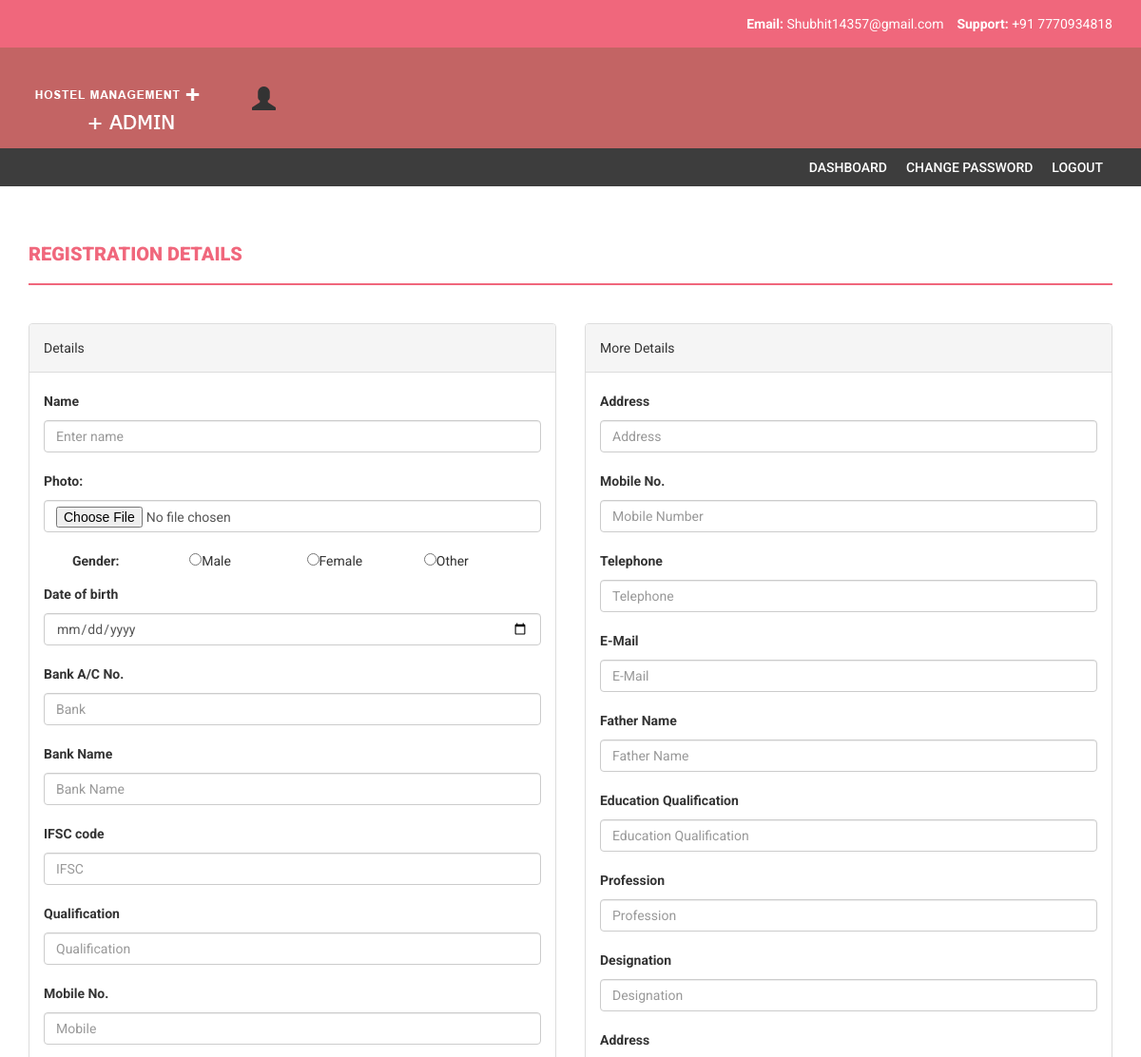
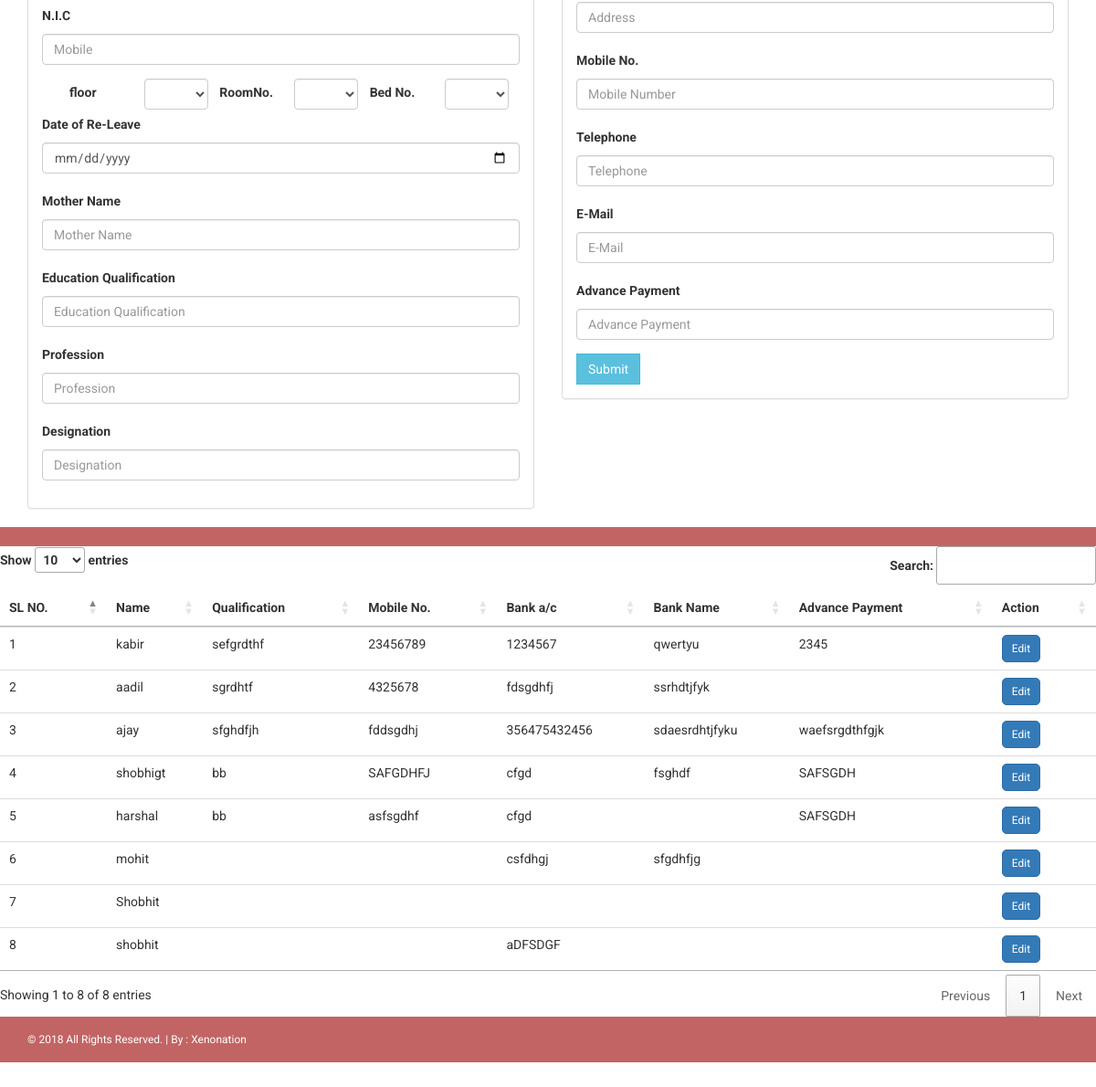
The page /admin/registration.php on the database its author committed (2 pictures, top to bottom).
### tables this page shows
CREATE TABLE `tbl_registration` (
  `id` int(11) NOT NULL,
  `name` varchar(30) NOT NULL,
  `gender` varchar(30) NOT NULL,
  `dob` varchar(30) NOT NULL,
  `bank_ac` varchar(30) NOT NULL,
  `bank_name` varchar(50) NOT NULL,
  `ifsc_code` varchar(50) NOT NULL,
  `qualification` varchar(50) NOT NULL,
  `mobile_no` varchar(20) NOT NULL,
  `nic` varchar(30) NOT NULL,
  `floor` varchar(30) NOT NULL,
  `room_no` varchar(30) NOT NULL,
  `bed_no` varchar(30) NOT NULL,
  `relieve_date` varchar(30) NOT NULL,
  `mother_name` varchar(30) NOT NULL,
  `mother_education` varchar(30) NOT NULL,
  `mother_profession` varchar(30) NOT NULL,
  `mother_address` varchar(30) NOT NULL,
  `mother_telephone` varchar(30) NOT NULL,
  `mother_phone_no` varchar(13) NOT NULL,
  `mother_email` varchar(30) NOT NULL,
  `mother_designation` varchar(30) NOT NULL,
  `father_name` varchar(30) NOT NULL,
  `father_education` varchar(30) NOT NULL,
  `father_profession` varchar(30) NOT NULL,
  `father_address` varchar(30) NOT NULL,
  `father_telephone` varchar(18) NOT NULL,
  `father_phone` varchar(13) NOT NULL,
  `father_email` varchar(30) NOT NULL,
  `father_designation` varchar(30) NOT NULL,
  `advance_payment` varchar(20) NOT NULL,
  `image_url` varchar(50) NOT NULL
);

### admin/registration.php (the view, shortened to what this page needs)
<!DOCTYPE html>
<html xmlns="http://www.w3.org/1999/xhtml">
<head>
    <link href="assets/css/bootstrap.css" rel="stylesheet" />
    <link href="assets/css/font-awesome.css" rel="stylesheet" />
    <link href="assets/css/style.css" rel="stylesheet" />
    <link href="https://cdn.datatables.net/1.10.19/css/jquery.dataTables.min.css" rel="stylesheet" />
</head>
<body>
    <header>
        <div class="container">
            <div class="row">
                <div class="col-md-12">
                    <strong>Email:
                    </strong>Shubhit14357@gmail.com
                        &nbsp;&nbsp;
                 <strong>Support: </strong>+91 7770934818
                </div>
            </div>
        </div>
    </header>
     <div class="navbar navbar-inverse set-radius-zero">
        <div class="container">
            <div class="navbar-header">
                <a class="navbar-brand" href="index.php">
                    <img src="assets/img/logo.png" />
                </a>
            </div>
            <div class="left-div">
                <div class="user-settings-wrapper">
                    <ul class="nav">
                        <li class="dropdown">
                              <span class="glyphicon glyphicon-user" style="font-size: 25px;"></span>
                        </li>
                    </ul>
                </div>
            </div>
        </div>
    </div>
    <section class="menu-section">
        <div class="container">
            <div class="row">
                <div class="col-md-12">
                    <div class="navbar-collapse collapse ">
                        <ul id="menu-top" class="nav navbar-nav navbar-right">
                            <li><a href="index.php">Dashboard</a></li>
                          <li><a href="change_password.php">Change Password</a></li>
                            <li><a href="blank.php">LogOut</a></li>
                        </ul>
                    </div>
                </div>
            </div>
        </div>
    </section>
    <div class="content-wrapper">
        <div class="container">
              <div class="row">
                    <div class="col-md-12">
                        <h1 class="page-head-line">Registration Details</h1>
                    </div>
                                                    </div>
 <div class="row">
      <div class="col-md-6">
          <div class="panel panel-default">
          <div class="panel-heading">
              Details
          </div>
          <div class="panel-body">
              <form action="registration_submit.php" method="POST" enctype="multipart/form-data">
           <div class="form-group">
                  <label >Name</label>
                <input type="text" name="user_name" id="user_name" class="form-control" placeholder="Enter name" />
              </div>
                   <div class="form-group">
                    <label >Photo:</label>
                    <input type="file" class="form-control" id="fileToUpload" name="fileToUpload" >
                  </div>
                <div class="col-xs-12" >
                    <div class="form-group">
                      <div class="col-xs-3" > <label >Gender:</label></div>
                      <div class="col-xs-3" ><input type="radio" name="gender" value="male">Male</div>
                      <div class="col-xs-3"> <input type="radio" name="gender" value="female">Female</div>
                   <div class="col-xs-3"> <input type="radio" name="gender" value="other">Other</div>
                    </div>
                </div>
              <div class="form-group">
                  <label >Date of birth</label>
                  <input type="Date" class="form-control" name="dob" id="dob" placeholder="Date Of Birth" />
              </div>
                <div class="form-group">
                  <label >Bank A/C No.</label>
                  <input type="text" class="form-control" name="user_ac" id="user_ac" placeholder="Bank" />
                </div>
                <div class="form-group">
                  <label >Bank Name</label>
                  <input type="text" class="form-control" id="user_bankname" name="user_bankname" placeholder="Bank Name" />
                </div>
                <div class="form-group">
                  <label >IFSC code</label>
                  <input type="text" class="form-control" name="user_ifsc" name="user_ifsc" placeholder="IFSC" />
                </div>
                <div class="form-group">
                  <label >Qualification</label>
                  <input type="text" class="form-control" id="user_qualification" name="user_qualification" placeholder="Qualification" />
                </div>
                <div class="form-group">
                  <label >Mobile No.</label>
                  <input type="text" class="form-control" id="user_mobile" name="user_mobile" placeholder="Mobile" />
                </div>
                <div class="form-group">
                  <label >N.I.C</label>
                  <input type="text" class="form-control" id="user_nic" name="user_nic" placeholder="Mobile" />
                </div>
               <div class="col-xs-12">
                    <div class="col-xs-2"><label>floor</label></div>
                     <div class="col-xs-2"><select name="user_floor" class="form-control" style="width: 70px">
     </select></div>
                    <div class="col-xs-2"><label>RoomNo.</label></div>
                     <div class="col-xs-2"><select name="room_no" class="form-control" style="width: 70px">
                                 <?php
                  include '../configfile.php';
                            $type=mysqli_query($link,"SELECT * FROM tbl_room_details WHERE status='pending' ");
                            while ($row=mysqli_fetch_assoc($type))
                            {?>
                                                  <option id="<?php echo $row["hallroom_no"];?>" value="<?php echo $row["hallroom_no"];?>"><?php echo $row["hallroom_no"];?></option>
                                           <?php
                            }?>                          </select></div>
                    <div class="col-xs-2"><label>Bed No.</label></div>
                        <div class="col-xs-2"><select name="bed_no" class="form-control" style="width: 70px">
                                 <?php
                  include '../configfile.php';
                            $type=mysqli_query($link,"SELECT * FROM tbl_room_details WHERE status='pending' ");
                            while ($row=mysqli_fetch_assoc($type))
                            {?>
                                                  <option id="<?php echo $row["bed_no"];?>" value="<?php echo $row["bed_no"];?>"><?php echo $row["bed_no"];?></option>
                                           <?php
                            }?>                                                </select></div>
                  </div>
                  <div class="form-group">
    <label >Date of Re-Leave</label>
    <input type="Date" class="form-control" id="releavedate" name="releavedate" placeholder="Re-Leave date" />
  </div>
  <div class="form-group">
    <label >Mother Name</label>
    <input type="text" class="form-control" id="m_name" name="m_name" placeholder="Mother Name" />
  </div>
  <div class="form-group">
    <label >Education Qualification</label>
    <input type="text" class="form-control" id="m_qualification" name="m_qualification" placeholder="Education Qualification" />
  </div>
  <div class="form-group">
    <label >Profession</label>
    <input type="text" class="form-control" id="m_profession" name="m_profession" placeholder="Profession" />
  </div>
  <div class="form-group">
    <label >Designation</label>
    <input type="text" class="form-control" id="m_designation" name="m_designation" placeholder="Designation" />
  </div>
                                </div>
                            </div>
                          </div>
                    <div class="col-md-6">
                     <div class="panel panel-default">
                        <div class="panel-heading">
                       More Details
                        </div>
                        <div class="panel-body">
<div class="form-group">
    <label >Address</label>
    <input type="text" class="form-control" id="m_address" name="m_address" placeholder="Address" />
  </div>
  <div class="form-group">
    <label >Mobile No.</label>
    <input type="text" class="form-control" id="m_mobile" name="m_mobile" placeholder="Mobile Number" />
  </div>
  <div class="form-group">
    <label >Telephone</label>
    <input type="text" class="form-control" id="m_phone" name="m_phone" placeholder="Telephone" />
  </div>
 <div class="form-group">
    <label >E-Mail</label>
    <input type="text" class="form-control" id="m_email" name="m_email" placeholder="E-Mail" />
  </div>
  <div class="form-group">
    <label >Father Name</label>
    <input type="text" class="form-control" id="f_name" name="f_name" placeholder="Father Name" />
  </div>
  <div class="form-group">
    <label >Education Qualification</label>
    <input type="text" class="form-control" id="f_qualification" name="f_qualification" placeholder="Education Qualification" />
  </div>
  <div class="form-group">
    <label >Profession</label>
    <input type="text" class="form-control" id="f_profession" name="f_profession" placeholder="Profession" />
  </div>
  <div class="form-group">
    <label >Designation</label>
    <input type="text" class="form-control" id="f_designation" name="f_designation" placeholder="Designation" />
  </div>
<div class="form-group">
    <label >Address</label>
    <input type="text" class="form-control" id="f_address" name="f_address" placeholder="Address" />
  </div>
  <div class="form-group">
    <label >Mobile No.</label>
    <input type="text" class="form-control" id="f_mobile" name="f_mobile" placeholder="Mobile Number" />
  </div>
  <div class="form-group">
    <label >Telephone</label>
    <input type="text" class="form-control" id="f_phone" name="f_phone" placeholder="Telephone" />
  </div>
 <div class="form-group">
    <label >E-Mail</label>
    <input type="text" class="form-control" id="f_email" name="f_email" placeholder="E-Mail" />
  </div>
 <div class="form-group">
    <label >Advance Payment</label>
    <input type="text" class="form-control" id="advance_payment" name="advance_payment" placeholder="Advance Payment" />
  </div>
 <input type="submit" class="btn btn-info" value="Submit">
</div>
                        </div>
                                </div>             </div>
                    </div>
    <footer>
        <div class="container">
            <div class="row">
                <div class="col-md-12">
                </div>
            </div>
        </div>
    </footer>
                <div class="table-responsive ">
                <table class="table" class="table" id="example" class="display">
                <thead>
                    <tr>
                        <th>SL NO.</th>
                        <th>Name</th>
                        <th>Qualification</th>
                        <th>Mobile No.</th>
                        <th>Bank a/c</th>
                        <th>Bank Name</th>
                        <th>Advance Payment</th>
                        <th>Action</th>
                    </tr>
                </thead>
                <tbody>
                  <?php
                  include '../configfile.php';
                            $type=mysqli_query($link,"SELECT * FROM tbl_registration order by id desc");
                            $flag = 0;
                            while ($row=mysqli_fetch_assoc($type))
                            {?>
                   <tr>
                            <td><?php echo ++$flag; ?></td>
                            <td><?php echo $row["name"];?></td>
                            <td><?php echo $row["qualification"];?></td>
                            <td><?php echo $row["mobile_no"];?></td>
                            <td><?php echo $row["bank_ac"];?></td>
                            <td><?php echo $row["bank_name"];?></td>
                            <td><?php echo $row["advance_payment"];?></td>
                            <td>
                          <button type="button" class="btn btn-primary btn-sm" style="border-radius: 5px">Edit</button>                        </td>
                    </tr>
                           <?php
                            }?>
                </tbody>
                </table>
                </div>
    <footer>
        <div class="container">
            <div class="row">
                <div class="col-md-12">
                    &copy; 2018 All Rights Reserved. | By : <a href="http://www.xenonation.com/" target="_blank">Xenonation</a>
                </div>
            </div>
        </div>
    </footer>
</body>
</html>

### admin/assets/css/style.css (style rules this page uses)
body { font-family: 'Roboto', sans-serif; line-height: 30px; }
.set-radius-zero { border-radius: 0px; -moz-border-radius: 0px; -webkit-border-radius: 0px; }
.content-wrapper { margin-top: 40px; min-height: 600px; padding-bottom: 60px; }
.page-head-line { font-weight: 900; padding-bottom: 20px; border-bottom: 2px solid #F0677C; text-transform: uppercase; color: #F0677C; font-size: 20px; margin-bottom: 40px; }
.btn { border-radius: 0px; -webkit-border-radius: 0px; -moz-border-radius: 0px; }
header { background-color: #F0677C; color: #fff; padding: 10px; text-align: right; }
.left-div { padding-left: 30px; margin-top: 40px; margin-bottom: 30px; }
.navbar-brand { width: 250px; padding-top: 30px; }
.user-settings-wrapper { margin-top: 10px; }
.user-settings-wrapper li { display: inline-block; }
.menu-section { background-color: #3D3D3D; }
#menu-top a { color: #FFF; text-decoration: none; font-weight: 500; padding: 10px 10px 10px 10px; text-transform: uppercase; }
.navbar-inverse { background-color: #C36464; border-color: transparent; }
.navbar { margin-bottom: 0px; }
footer { padding: 10px; color: #fff; font-size: 12px; background-color: #C36464; }
footer a, footer a:hover { color: #fff; text-decoration: none; }

### rows shown on the page
tbl_registration: name "kabir", qualification "sefgrdthf", mobile_no "23456789", bank_ac "1234567", bank_name "qwertyu", advance_payment "2345"
tbl_registration: name "aadil", qualification "sgrdhtf", mobile_no "4325678", bank_ac "fdsgdhfj", bank_name "ssrhdtjfyk"
tbl_registration: name "ajay", qualification "sfghdfjh", mobile_no "fddsgdhj", bank_ac "356475432456", bank_name "sdaesrdhtjfyku", advance_payment "waefsrgdthfgjk"
tbl_registration: name "shobhigt", qualification "bb", mobile_no "SAFGDHFJ", bank_ac "cfgd", bank_name "fsghdf", advance_payment "SAFSGDH"
tbl_registration: name "harshal", qualification "bb", mobile_no "asfsgdhf", bank_ac "cfgd", advance_payment "SAFSGDH"
tbl_registration: name "mohit", bank_ac "csfdhgj", bank_name "sfgdhfjg"
tbl_registration: name "Shobhit"
tbl_registration: name "shobhit", bank_ac "aDFSDGF"
